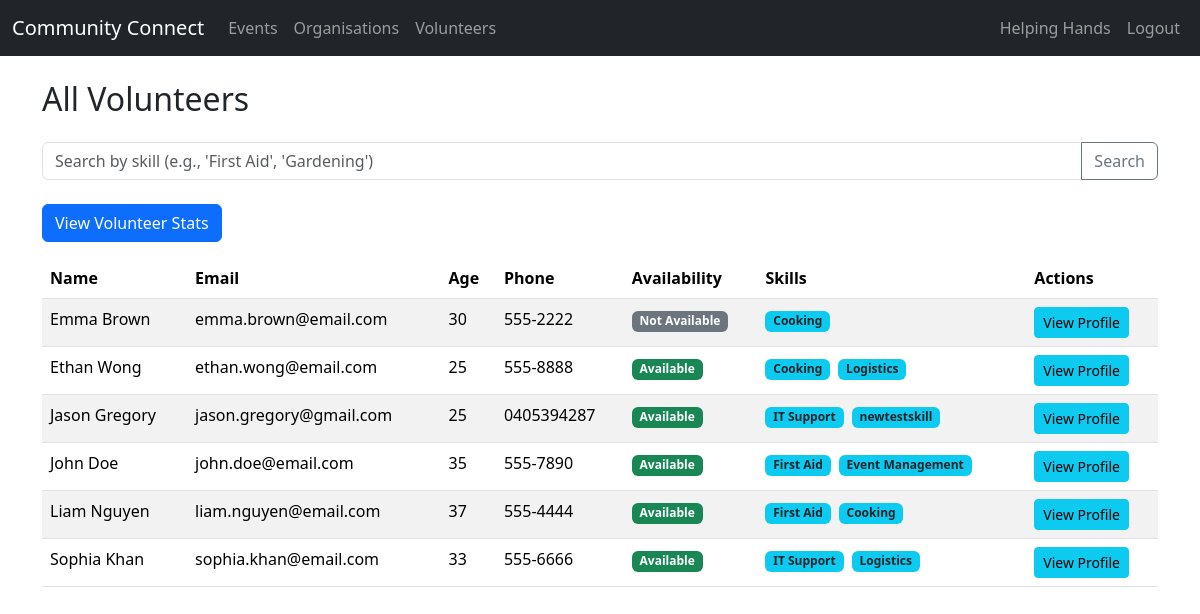
/volunteers (signed in), run on the app's committed database.
### tables this page shows
CREATE TABLE Volunteers (
    VolunteerID INTEGER PRIMARY KEY AUTOINCREMENT,
    FirstName TEXT(20) NOT NULL,
    LastName TEXT(20) NOT NULL,
    Email TEXT(320) UNIQUE NOT NULL,
    Password TEXT(128) NOT NULL,
    Phone TEXT(32),
    Address TEXT(255),
    DateOfBirth DATE,
    Availability BOOLEAN,
    ProfilePhoto BLOB,
    EmergencyContact TEXT(32)
);

### app.py (the view)
@app.route("/volunteers")
@login_required
def list_volunteers():
    db = get_db()
    search_query = request.args.get('q', '')
    query = """
        SELECT V.VolunteerID, V.FirstName ||' '|| V.LastName AS Fullname,
               (strftime('%Y', 'now') - strftime('%Y', DateOfBirth)) - (CASE WHEN strftime('%m-%d', 'now') < strftime('%m-%d', DateOfBirth) THEN 1 ELSE 0 END) AS Age,
               V.Email, V.Phone, V.Availability, GROUP_CONCAT(S.Name) AS Skills
        FROM Volunteers V
        LEFT JOIN VolunteerSkills VS ON V.VolunteerID = VS.VolunteerID
        LEFT JOIN Skills S ON VS.SkillID = S.SkillID
    """
    params = []
    if search_query:
        query += " WHERE S.Name LIKE ?"
        params.append('%' + search_query + '%')
    query += " GROUP BY V.VolunteerID ORDER BY V.FirstName"
    volunteers = db.execute(query, params).fetchall()
    return render_template("list_volunteers.html", volunteers=volunteers, query=search_query)

### app.py (called while the page is built)
def get_db():
    db = getattr(g, "_database", None)
    if db is None:
        db = g._database = sqlite3.connect(DATABASE)
        db.row_factory = sqlite3.Row  # This allows accessing columns by name
    return db

@app.teardown_appcontext
def close_connection(exception):
    db = getattr(g, "_database", None)
    if db is not None:
        db.close()

def login_required(f):
    @wraps(f)
    def decorated_function(*args, **kwargs):
        if "user_id" not in session:
            flash("Please log in first.", "error")
            return redirect(url_for("login"))
        return f(*args, **kwargs)
    return decorated_function

### templates/list_volunteers.html
{% extends "base.html" %}
{% block content %}
<h2 class="mb-4">All Volunteers</h2>
<form method="GET" action="{{ url_for('list_volunteers') }}" class="mb-4">
    <div class="input-group">
        <input type="text" name="q" class="form-control" placeholder="Search by skill (e.g., 'First Aid', 'Gardening')" value="{{ query }}">
        <button class="btn btn-outline-secondary" type="submit">Search</button>
    </div>
</form>
<div class="mb-3">
    <a href="{{ url_for('volunteer_stats') }}" class="btn btn-primary">View Volunteer Stats</a>
</div>
<table class="table table-striped">
    <thead>
        <tr>
            <th>Name</th>
            <th>Email</th>
            <th>Age</th>
            <th>Phone</th>
            <th>Availability</th>
            <th>Skills</th>
            <th>Actions</th>
        </tr>
    </thead>
    <tbody>
        {% for volunteer in volunteers %}
        <tr>
            <td>{{ volunteer.Fullname }}</td>
            <td>{{ volunteer.Email }}</td>
            <td>{{ volunteer.Age }}</td>
            <td>{{ volunteer.Phone or 'N/A' }}</td>
            <td>
                {% if volunteer.Availability %}
                    <span class="badge bg-success">Available</span>
                {% else %}
                    <span class="badge bg-secondary">Not Available</span>
                {% endif %}
            </td>
            <td>
                {% if volunteer.Skills %}
                    {% for skill in volunteer.Skills.split(',') %}
                        <span class="badge bg-info text-dark me-1">{{ skill.strip() }}</span>
                    {% endfor %}
                {% else %}
                    N/A
                {% endif %}
            </td>
            <td>
                <a href="{{ url_for('view_volunteer_profile', volunteer_id=volunteer.VolunteerID) }}" class="btn btn-sm btn-info">View Profile</a>
            </td>
        </tr>
        {% else %}
        <tr>
            <td colspan="7">No volunteers found matching your search.</td>
        </tr>
        {% endfor %}
    </tbody>
</table>
{% endblock %}

### data on the page
Volunteers: Fullname "Emma Brown", Email "emma.brown@email.com", Age "30", Phone "555-2222", Availability "Not Available", strip "Cooking"
Volunteers: Fullname "Ethan Wong", Email "ethan.wong@email.com", Age "25", Phone "555-8888", Availability "Available", strip "Cooking" "Logistics"
Volunteers: Fullname "Jason Gregory", Email "jason.gregory@gmail.com", Age "25", Phone "0405394287", Availability "Available", strip "IT Support" "newtestskill"
Volunteers: Fullname "John Doe", Email "john.doe@email.com", Age "35", Phone "555-7890", Availability "Available", strip "First Aid" "Event Management"
Volunteers: Fullname "Liam Nguyen", Email "liam.nguyen@email.com", Age "37", Phone "555-4444", Availability "Available", strip "First Aid" "Cooking"
Volunteers: Fullname "Sophia Khan", Email "sophia.khan@email.com", Age "33", Phone "555-6666", Availability "Available", strip "IT Support" "Logistics"

### other printed values
{{ session.get('name', 'Dashboard') }} "Helping Hands"
